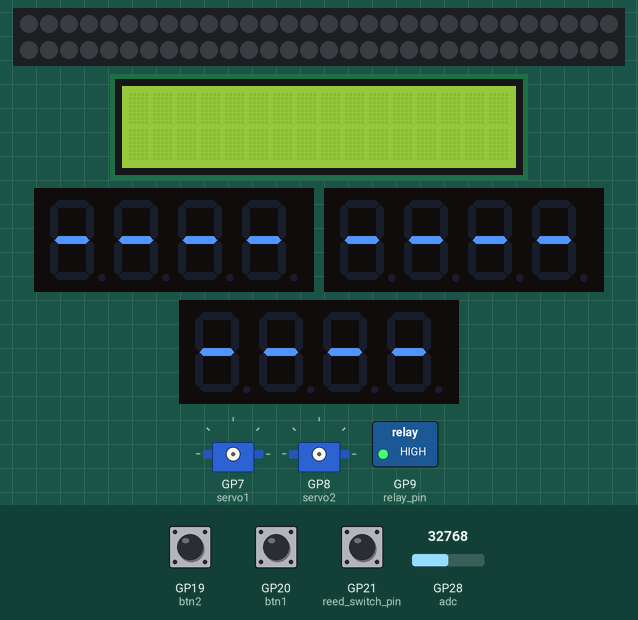
A program run on a simulated Raspberry Pi Pico running MicroPython. Shown: 60 RGB LEDs in strip order, left to right, continuing on the next row, 16×2 character LCD, 3 × 4-digit seven-segment display, 2 × servo, switched loads named in the program (green lamp = pin HIGH). The test bench sets the inputs (shaded band); at power-on: GP19 (btn2) HIGH, GP20 (btn1) HIGH, GP21 (reed_switch_pin) LOW, GP28 (adc) = 32768 (analog values on the 0–65535 scale). Servo angles are drawn from the pulse width (0.5 ms = 0°, 2.5 ms = 180°); library files of the repository ran but are not shown: lcd_api.py, pico_i2c_lcd.py; pins used as bus, display or sensor lines are not drawn; what the program prints to the serial console is not drawn.

Above: at 1.1 s.
At 4.2 s:
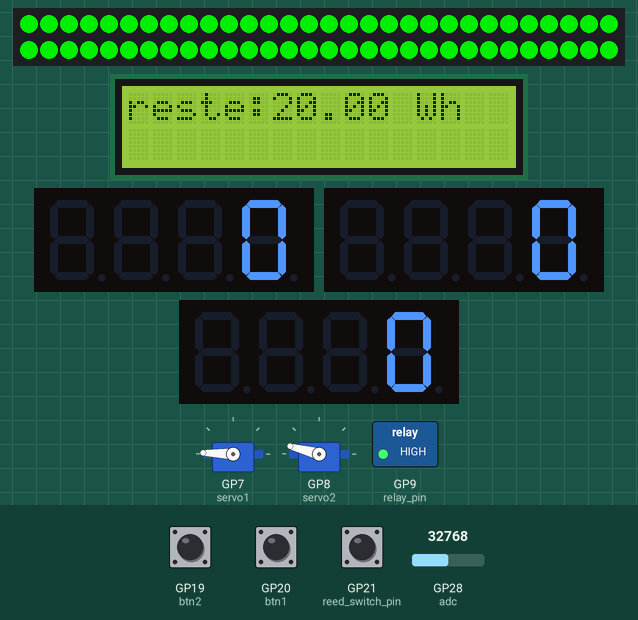

The program:

main.py
```python
from machine import I2C, SoftI2C, ADC, Pin, Timer
import utime
import lin_gauge
import rad_gauge
import tm1637_7_seg as tm1637

from lcd_api import LcdApi
from pico_i2c_lcd import I2cLcd

utime.sleep(1)

# parameters
SDA_PIN = 16
SCL_PIN = 17
I2C_NUMMER = 0


###########################################################
# first check I2C adress of the screen (with screen alone)
###########################################################
sda=Pin(SDA_PIN)
scl=Pin(SCL_PIN)
i2c=I2C(I2C_NUMMER,sda=sda, scl=scl, freq=400000)
i2c=SoftI2C(sda=sda, scl=scl, freq=400000)
print('I2C address:')
print(i2c.scan(),' (decimal)')
print(hex(i2c.scan()[0]), ' (hex)')
###########################################################

I2C_ADDR = 0x27  # change here !
I2C_NUM_ROWS = 2
I2C_NUM_COLS = 16


lcd = I2cLcd(i2c, I2C_ADDR, I2C_NUM_ROWS, I2C_NUM_COLS)


# Initialisation des 3 dispalys 4x7 segments
p_out_num_disp = tm1637.TM1637(clk=Pin(3,Pin.OUT), dio=Pin(2,Pin.OUT))
p_in_num_disp = tm1637.TM1637(clk=Pin(4,Pin.OUT), dio=Pin(2,Pin.OUT))
energy_num_disp = tm1637.TM1637(clk=Pin(5,Pin.OUT), dio=Pin(2,Pin.OUT))
p_out_num_disp.show('----')
p_in_num_disp.show('----')
energy_num_disp.show('----')


btn1 = Pin(20,Pin.IN,Pin.PULL_UP)
btn2 = Pin(19,Pin.IN,Pin.PULL_UP)
btn3 = Pin(18,Pin.IN,Pin.PULL_UP)

RELAY_PIN = 9

relay_pin = Pin(RELAY_PIN,Pin.OUT)

def power_on_off(on_off):
    relay_pin.value(on_off)

power_on_off(1)


utime.sleep(3)

p_out_num_disp.show('    ')
p_in_num_disp.show('    ')
energy_num_disp.show('    ')

LSB_TO_AMPS = 0.008171500
F_ECH_HS = 786
max_bat = 20
F_ECH_LS = 1

def get_current_u16():
    adc = ADC(Pin(28))               # create ADC object on ADC pin
    return (  adc.read_u16()>>4 ) #-i_measurement_offset_1         # read value, 0-65535 across voltage range 0.0v - 3.3v


timer1 = Timer()
timer2 = Timer()
#timer3 = Timer()

# Variables
last_time = 0
T_rotation = 0
speed = 0
speed_rpm = 0
wheel_circ = 0.6985*3.1416  # circonférence de ma roue x 24/27.5 pour les roues d'enfant
wheel_circ = 1.85  # circonférence de ma roue x 24/27.5 pour les roues d'enfant
debounce_time = 75000


i_sum = 0
i_sum_of_squares = 0
int_count = 0
i_max = 1000000
i_min = 0
i_rms = 0
p_out = 0
p_in = 0

since_last_turn = 0
debounce = 1

energy = max_bat #Wh

def hs_interrupt(timer):
    global int_count, i_sum, i_sum_of_squares, i_min, i_max, since_last_turn, debounce
    i_inst = get_current_u16()
    i_sum += i_inst
    i_sum_of_squares += i_inst**2

    if reed_switch_pin.value():
        since_last_turn = 0
    else:
        since_last_turn += 1
        if since_last_turn>20:
            debounce = 1


    # if i_inst>i_max:
    #     i1_max = i_inst

    # if i_inst<i_min:
    #     i_min = i_inst

    int_count += 1


def print_7_seg(display,value):
    display.number(int(value))

def ls_interrupt(timer):
    global int_count, i_sum, i_sum_of_squares, i_min, i_max, p_out, p_in, energy, last_time, T_rotation, speed,p_in
    current_time = utime.ticks_us()
    since_last_time = current_time - last_time
    if since_last_time>T_rotation:
        T_rotation = since_last_time

    if T_rotation>0:
        if T_rotation>5000000:
            speed = 0
            p_in = 0
        else:
            # speed_rpm = 60*1e6/T_rotation
            speed = wheel_circ/(T_rotation/1e6)*3.6  #km/h
            p_in = 2.47862037*speed+ 0.10765438*speed**2


    i_dc = i_sum/int_count
    #lcd.move_to(0,1)
    #print("{}     ".format(int_count))

    i_av_sum_of_squares = i_sum_of_squares/int_count
    int_count = 0
    i_sum = 0
    i_sum_of_squares = 0
    int_count = 0

    i_rms = (abs(i_av_sum_of_squares - i_dc**2))**0.5*LSB_TO_AMPS
    if (i_rms<0.015):
        i_rms = 0
    p_out = i_rms*230 # W
    energy += (p_in-p_out)/3600/F_ECH_LS # every 1 second
    if energy <= 0:
        energy = 0
        power_on_off(0)
        p_out = 0
    else:
        power_on_off(1)

def reed_switch_callback(pin):
    global last_time, T_rotation,since_last_turn, debounce
    current_time_cb = utime.ticks_us()

    # print("============================================Rotation detected")
    # print((current_time_cb - last_time)/1000)
    # print(since_last_turn)


    # Check if enough time has passed since the last trigger
    #if ((current_time_cb - last_time) >= debounce_time):
    if (debounce) and (reed_switch_pin.value()):

        T_rotation = current_time_cb - last_time
        last_time = current_time_cb
        debounce = 0
        # print("=======================ok")
    else:

        # print("=======================not ok")
        pass

    if (current_time_cb<last_time):
        last_time = current_time_cb

    # print("=======================================================")


# Pin configuration
reed_switch_pin = Pin(21, Pin.IN,Pin.PULL_DOWN)

# Set up an interrupt on the reed switch pin
reed_switch_pin.irq(handler=reed_switch_callback, trigger=Pin.IRQ_RISING)


timer1.init(freq=F_ECH_HS, mode=Timer.PERIODIC, callback=hs_interrupt)
timer2.init(freq=F_ECH_LS, mode=Timer.PERIODIC, callback=ls_interrupt)

display_backlight = 1

lcd.backlight_on()

#lcd.show_cursor()
lcd.clear()
lcd.move_to(0,0)
#lcd.backlight_off()


try:
    while 1:
        rad_gauge.set_powers(p_in,p_out)
        print_7_seg(p_out_num_disp,p_out)
        print_7_seg(p_in_num_disp,p_in)
        print_7_seg(energy_num_disp,speed)
        lin_gauge.set_value(energy/max_bat*100)
        # print("OUT : {} W   {}{}{}".format(p_out,btn1.value(),btn2.value(),btn3.value()))
        # print("IN : {} W {} Wh  ".format(p_in,energy))
        # print("SPEED {} kph".format(speed))
        # print("T     {} s".format(T_rotation))
        if btn1.value()==0 :
            display_backlight = not display_backlight
            if display_backlight:
                lcd.backlight_on()
            else:
                lcd.backlight_off()

        if btn2.value()==0:

            if btn3.value()==0:
                increase_to = ((energy+10)//10*10)  # ajouter la quantité pour passer à la dizaine supérieure
                if (increase_to - energy)<1 :
                    increase_to += 10

                energy = increase_to
                max_bat = energy

        lcd.move_to(0,0);
        lcd.putstr("reste:{:4.2f} Wh".format(energy));

        utime.sleep(1)


except:

    timer1.deinit()
    timer2.deinit()
    print('dinit')
```

lin_gauge.py
```python
import neopixel, machine, time

PIN_NUMBER = 6
NUM_PIX = 60
pixels = neopixel.NeoPixel(machine.Pin(PIN_NUMBER), NUM_PIX)

yellow = (255, 100, 0)
orange = (200, 100, 0)
green = (0, 200, 0)
blue = (0, 0, 255)
red = (200, 0, 0)
color0 = red
black = (0,0,0)


#pixels.brightness(50)
#pixels.fill(orange)
#pixels.set_pixel_line_gradient(3, 13, green, blue)
#pixels.set_pixel_line(14, 16, red)
#pixels.set_pixel(20, (255, 255, 255))


def set_value(x):
    leds_to_turn_on = int(x/100*60)
    c = green
    if x<50:
        c = yellow
    if x < 10:
        c = red
    for i in range(NUM_PIX):
        range_1 = i in range(0, int((leds_to_turn_on+1)//2))

        range_2 = i in range(59-int((leds_to_turn_on)//2)+1, 60)

        if (range_1 or range_2):
            pixels[i] = c
        else:
            pixels[i] = black

    pixels.write()

def test():
    for s in range(0,101):

        print(100-s)
        set_value(100-s)
        time.sleep_ms(500)
```

rad_gauge.py
```python
from machine import PWM, Pin
max_power_in = 500
max_power_out = 2500


# 180 : set_pulse_widths(0.70,0.66)
# 0 : set_pulse_widths(2.5,2.33)
max_pulse_width1 = 2.48
min_pulse_width1 = 0.72
max_pulse_width2 = 2.33
min_pulse_width2 = 0.65


# Configure the pin connected to the servo
servo1_pin_number = 7
servo2_pin_number = 8  # Change this to the pin number you're using
servo1 = PWM(Pin(servo1_pin_number), freq=50)  # 50Hz frequency for most servos
servo2 = PWM(Pin(servo2_pin_number), freq=50)  # 50Hz frequency for most servos


def set_pulse_widths(pulse_width1,pulse_width2):
    duty1 = pulse_width1/20
    servo1.duty_u16(int(duty1*65535))
    duty2 = pulse_width2/20
    servo2.duty_u16(int(duty2*65535))


def set_angles(angle1,angle2):
    pulse_width1 = (max_pulse_width1 - angle1/180*(max_pulse_width1-min_pulse_width1))
    pulse_width2 = (max_pulse_width2 - angle2/180*(max_pulse_width2-min_pulse_width2))
    set_pulse_widths(pulse_width1,pulse_width2)

def set_powers(power_in,power_out):
    angle1 = power_in/max_power_in*180
    angle2 = power_out/max_power_out*180
    if angle1<0:
        angle1 = 0
    if angle2<0:
        angle2 = 0
    if angle1>180:
        angle1=180
    if angle2>180:
        angle2=180
    set_angles(angle1,angle2)
```

tm1637_7_seg.py
```python
"""
MicroPython TM1637 quad 7-segment LED display driver
https://github.com/mcauser/micropython-tm1637

MIT License
Copyright (c) 2016-2023 Mike Causer

Permission is hereby granted, free of charge, to any person obtaining a copy
of this software and associated documentation files (the "Software"), to deal
in the Software without restriction, including without limitation the rights
to use, copy, modify, merge, publish, distribute, sublicense, and/or sell
copies of the Software, and to permit persons to whom the Software is
furnished to do so, subject to the following conditions:

The above copyright notice and this permission notice shall be included in all
copies or substantial portions of the Software.

THE SOFTWARE IS PROVIDED "AS IS", WITHOUT WARRANTY OF ANY KIND, EXPRESS OR
IMPLIED, INCLUDING BUT NOT LIMITED TO THE WARRANTIES OF MERCHANTABILITY,
FITNESS FOR A PARTICULAR PURPOSE AND NONINFRINGEMENT. IN NO EVENT SHALL THE
AUTHORS OR COPYRIGHT HOLDERS BE LIABLE FOR ANY CLAIM, DAMAGES OR OTHER
LIABILITY, WHETHER IN AN ACTION OF CONTRACT, TORT OR OTHERWISE, ARISING FROM,
OUT OF OR IN CONNECTION WITH THE SOFTWARE OR THE USE OR OTHER DEALINGS IN THE
SOFTWARE.
"""

__version__ = '1.3.0'

from micropython import const
from machine import Pin
from time import sleep_us, sleep_ms

TM1637_CMD1 = const(64)  # 0x40 data command
TM1637_CMD2 = const(192) # 0xC0 address command
TM1637_CMD3 = const(128) # 0x80 display control command
TM1637_DSP_ON = const(8) # 0x08 display on
TM1637_DELAY = const(10) # 10us delay between clk/dio pulses
TM1637_MSB = const(128)  # msb is the decimal point or the colon depending on your display

# 0-9, a-z, blank, dash, star
_SEGMENTS = bytearray(b'\x3F\x06\x5B\x4F\x66\x6D\x7D\x07\x7F\x6F\x77\x7C\x39\x5E\x79\x71\x3D\x76\x06\x1E\x76\x38\x55\x54\x3F\x73\x67\x50\x6D\x78\x3E\x1C\x2A\x76\x6E\x5B\x00\x40\x63')

class TM1637(object):
    """Library for quad 7-segment LED modules based on the TM1637 LED driver."""
    def __init__(self, clk, dio, brightness=7):
        self.clk = clk
        self.dio = dio

        if not 0 <= brightness <= 7:
            raise ValueError("Brightness out of range")
        self._brightness = brightness

        self.clk.init(Pin.OUT, value=0)
        self.dio.init(Pin.OUT, value=0)
        sleep_us(TM1637_DELAY)

        self._write_data_cmd()
        self._write_dsp_ctrl()

    def _start(self):
        self.dio(0)
        sleep_us(TM1637_DELAY)
        self.clk(0)
        sleep_us(TM1637_DELAY)

    def _stop(self):
        self.dio(0)
        sleep_us(TM1637_DELAY)
        self.clk(1)
        sleep_us(TM1637_DELAY)
        self.dio(1)

    def _write_data_cmd(self):
        # automatic address increment, normal mode
        self._start()
        self._write_byte(TM1637_CMD1)
        self._stop()

    def _write_dsp_ctrl(self):
        # display on, set brightness
        self._start()
        self._write_byte(TM1637_CMD3 | TM1637_DSP_ON | self._brightness)
        self._stop()

    def _write_byte(self, b):
        for i in range(8):
            self.dio((b >> i) & 1)
            sleep_us(TM1637_DELAY)
            self.clk(1)
            sleep_us(TM1637_DELAY)
            self.clk(0)
            sleep_us(TM1637_DELAY)
        self.clk(0)
        sleep_us(TM1637_DELAY)
        self.clk(1)
        sleep_us(TM1637_DELAY)
        self.clk(0)
        sleep_us(TM1637_DELAY)

    def brightness(self, val=None):
        """Set the display brightness 0-7."""
        # brightness 0 = 1/16th pulse width
        # brightness 7 = 14/16th pulse width
        if val is None:
            return self._brightness
        if not 0 <= val <= 7:
            raise ValueError("Brightness out of range")

        self._brightness = val
        self._write_data_cmd()
        self._write_dsp_ctrl()

    def write(self, segments, pos=0):
        """Display up to 6 segments moving right from a given position.
        The MSB in the 2nd segment controls the colon between the 2nd
        and 3rd segments."""
        if not 0 <= pos <= 5:
            raise ValueError("Position out of range")
        self._write_data_cmd()
        self._start()

        self._write_byte(TM1637_CMD2 | pos)
        for seg in segments:
            self._write_byte(seg)
        self._stop()
        self._write_dsp_ctrl()

    def encode_digit(self, digit):
        """Convert a character 0-9, a-f to a segment."""
        return _SEGMENTS[digit & 0x0f]

    def encode_string(self, string):
        """Convert an up to 4 character length string containing 0-9, a-z,
        space, dash, star to an array of segments, matching the length of the
        source string."""
        segments = bytearray(len(string))
        for i in range(len(string)):
            segments[i] = self.encode_char(string[i])
        return segments

    def encode_char(self, char):
        """Convert a character 0-9, a-z, space, dash or star to a segment."""
        o = ord(char)
        if o == 32:
            return _SEGMENTS[36] # space
        if o == 42:
            return _SEGMENTS[38] # star/degrees
        if o == 45:
            return _SEGMENTS[37] # dash
        if o >= 65 and o <= 90:
            return _SEGMENTS[o-55] # uppercase A-Z
        if o >= 97 and o <= 122:
            return _SEGMENTS[o-87] # lowercase a-z
        if o >= 48 and o <= 57:
            return _SEGMENTS[o-48] # 0-9
        raise ValueError("Character out of range: {:d} '{:s}'".format(o, chr(o)))

    def hex(self, val):
        """Display a hex value 0x0000 through 0xffff, right aligned."""
        string = '{:04x}'.format(val & 0xffff)
        self.write(self.encode_string(string))

    def number(self, num):
        """Display a numeric value -999 through 9999, right aligned."""
        # limit to range -999 to 9999
        num = max(-999, min(num, 9999))
        string = '{0: >4d}'.format(num)
        self.write(self.encode_string(string))

    def numbers(self, num1, num2, colon=True):
        """Display two numeric values -9 through 99, with leading zeros
        and separated by a colon."""
        num1 = max(-9, min(num1, 99))
        num2 = max(-9, min(num2, 99))
        segments = self.encode_string('{0:0>2d}{1:0>2d}'.format(num1, num2))
        if colon:
            segments[1] |= 0x80 # colon on
        self.write(segments)

    def temperature(self, num):
        if num < -9:
            self.show('lo') # low
        elif num > 99:
            self.show('hi') # high
        else:
            string = '{0: >2d}'.format(num)
            self.write(self.encode_string(string))
        self.write([_SEGMENTS[38], _SEGMENTS[12]], 2) # degrees C

    def show(self, string, colon=False):
        segments = self.encode_string(string)
        if len(segments) > 1 and colon:
            segments[1] |= 128
        self.write(segments[:4])

    def scroll(self, string, delay=250):
        segments = string if isinstance(string, list) else self.encode_string(string)
        data = [0] * 8
        data[4:0] = list(segments)
        for i in range(len(segments) + 5):
            self.write(data[0+i:4+i])
            sleep_ms(delay)


class TM1637Decimal(TM1637):
    """Library for quad 7-segment LED modules based on the TM1637 LED driver.

    This class is meant to be used with decimal display modules (modules
    that have a decimal point after each 7-segment LED).
    """

    def encode_string(self, string):
        """Convert a string to LED segments.

        Convert an up to 4 character length string containing 0-9, a-z,
        space, dash, star and '.' to an array of segments, matching the length of
        the source string."""
        segments = bytearray(len(string.replace('.','')))
        j = 0
        for i in range(len(string)):
            if string[i] == '.' and j > 0:
                segments[j-1] |= TM1637_MSB
                continue
            segments[j] = self.encode_char(string[i])
            j += 1
        return segments
```

Measured:
- what the display in image 0 shows lasts 3.0 s, from 1.1 s to 4.1 s
